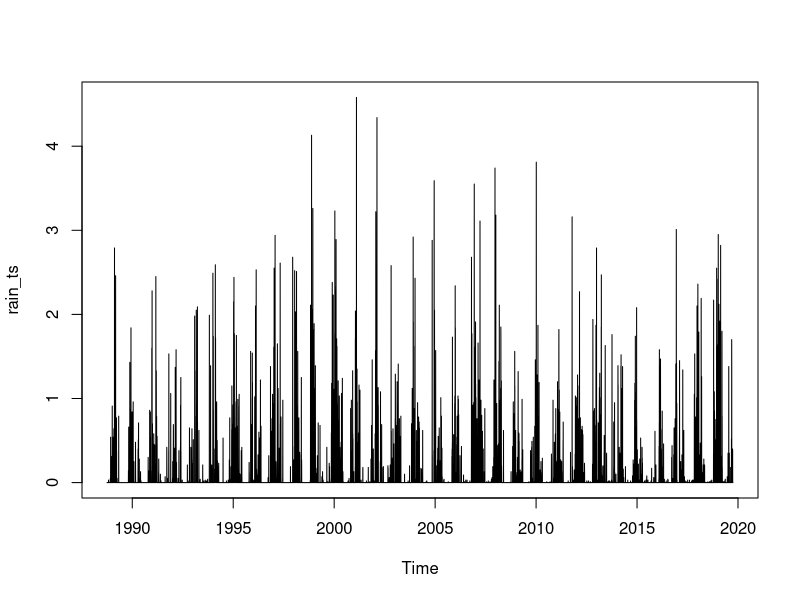
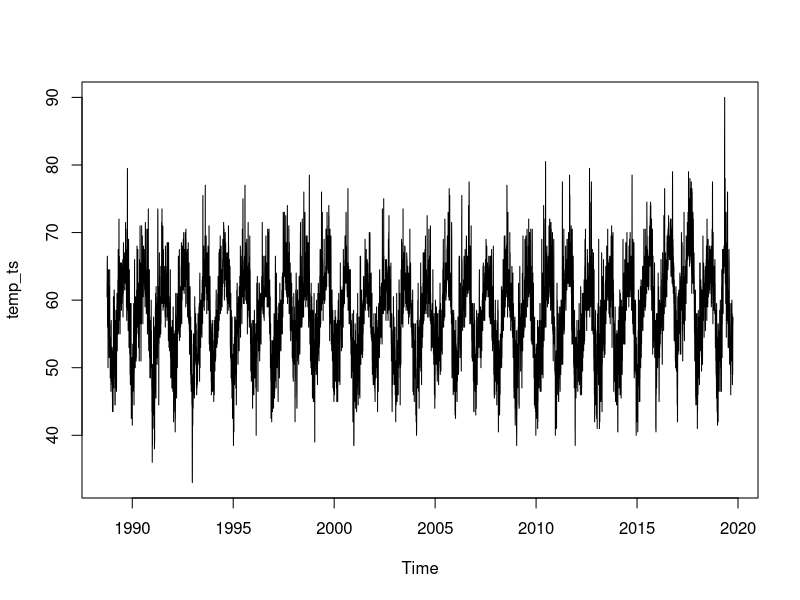
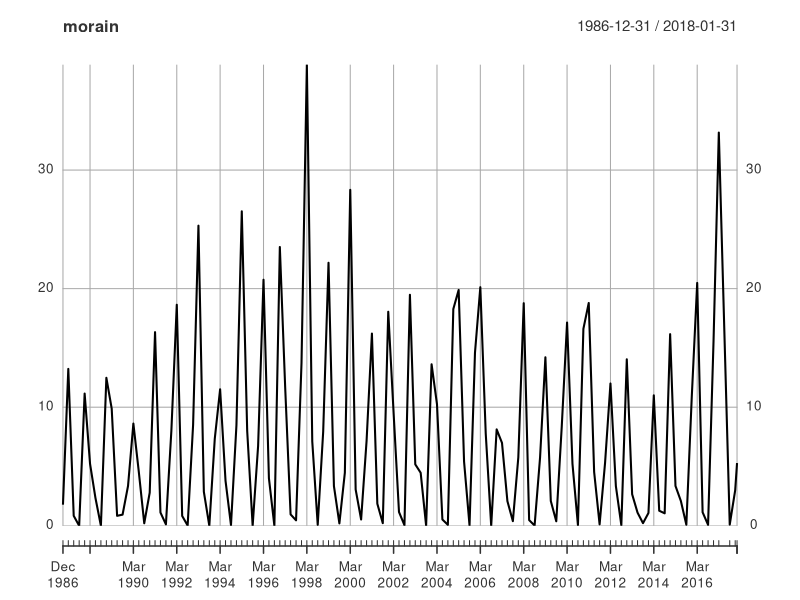
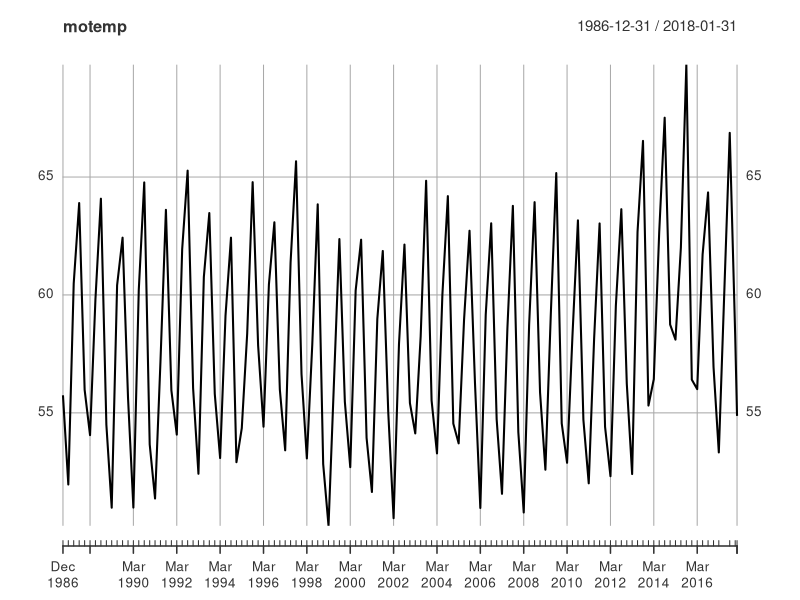
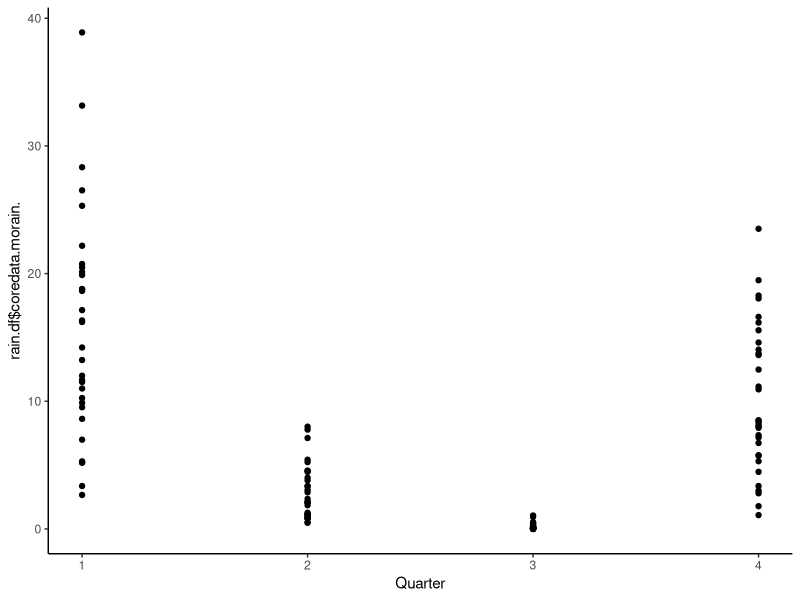
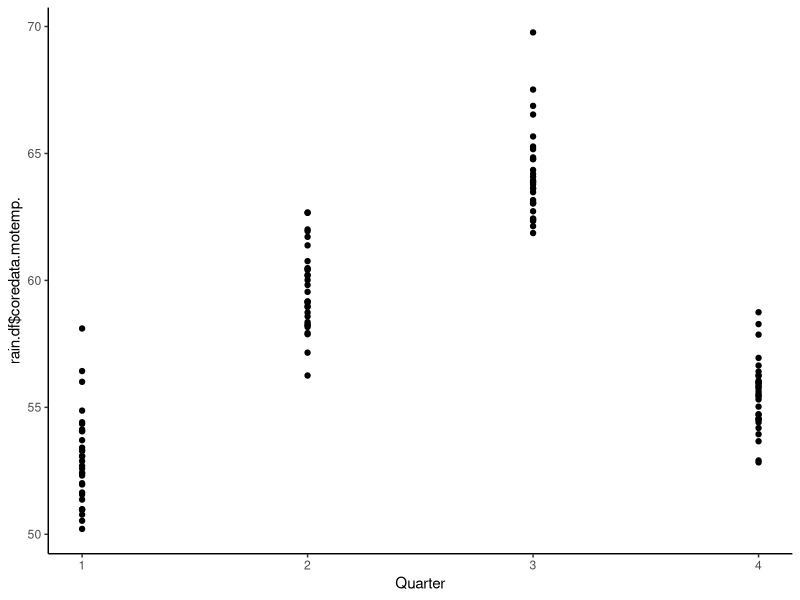

Generate these figures, in order, with R:
df <- read.csv("SantaCruzPrecip_Daily.csv")
df$Date <- as.Date(df$Date, format = "%Y-%m-%d")
set.seed(25)
df$Precip[is.na(df$Precip)] <- round(mean(df$Precip, na.rm = TRUE))
df$Tmax[is.na(df$Tmax)] <- round(mean(df$Tmax, na.rm = TRUE))
df$Tmin[is.na(df$Tmin)] <- round(mean(df$Tmin, na.rm = TRUE))
# start on 10/1/88, 1988 was a leap year
rain_ts <- ts(df$Precip, start=c(1988,275), frequency=365.25)
plot.ts(rain_ts)
# start on 10/1/88, 1988 was a leap year
df$Tmean <- (df$Tmax+df$Tmin)/2
df$Tmean[is.na(df$Tmean)] <- round(mean(df$Tmean, na.rm = TRUE))
temp_ts <- ts(df$Tmean, start=c(1988,275), frequency=365.25)
plot.ts(temp_ts)
library(xts)
newrain <- xts(rain_ts, order.by = as.Date(df$Date))
newtemp <- xts(temp_ts, order.by = as.Date(df$Date))
morain <- apply.quarterly(newrain,sum)
motemp <- apply.quarterly(newtemp,mean)
plot(morain)
plot(motemp)
rain.df <- data.frame(date=index(morain), coredata(morain), coredata(motemp))
rain.df$month <- format(as.Date(rain.df$date), "%m")
rain.df$year <- format(as.Date(rain.df$date), "%Y")
rain.df <- rain.df[,c(4,5,2,3)]
names(rain.df)[names(rain.df)=="month"] <- "quarter"
q <- function(x) as.integer(as.numeric(x)/4)+1
rain.df$quarter <- sapply(rain.df$quarter,q)
library(ggplot2)
ggplot(rain.df, aes(rain.df$quarter,rain.df$coredata.morain.), 
       value, group=factor(rain.df$year), 
       color=factor(rain.df$year)) +
#  geom_line() +
  geom_point() +
  labs(x="Quarter", color="Year") +
  theme_classic()
ggplot(rain.df, aes(rain.df$quarter,rain.df$coredata.motemp.), 
       value, group=factor(rain.df$year), 
       color=factor(rain.df$year)) +
#  geom_line() +
  geom_point() +
  labs(x="Quarter", color="Year") +
  theme_classic()
write.csv(rain.df, file="RainQ.csv", na="")
